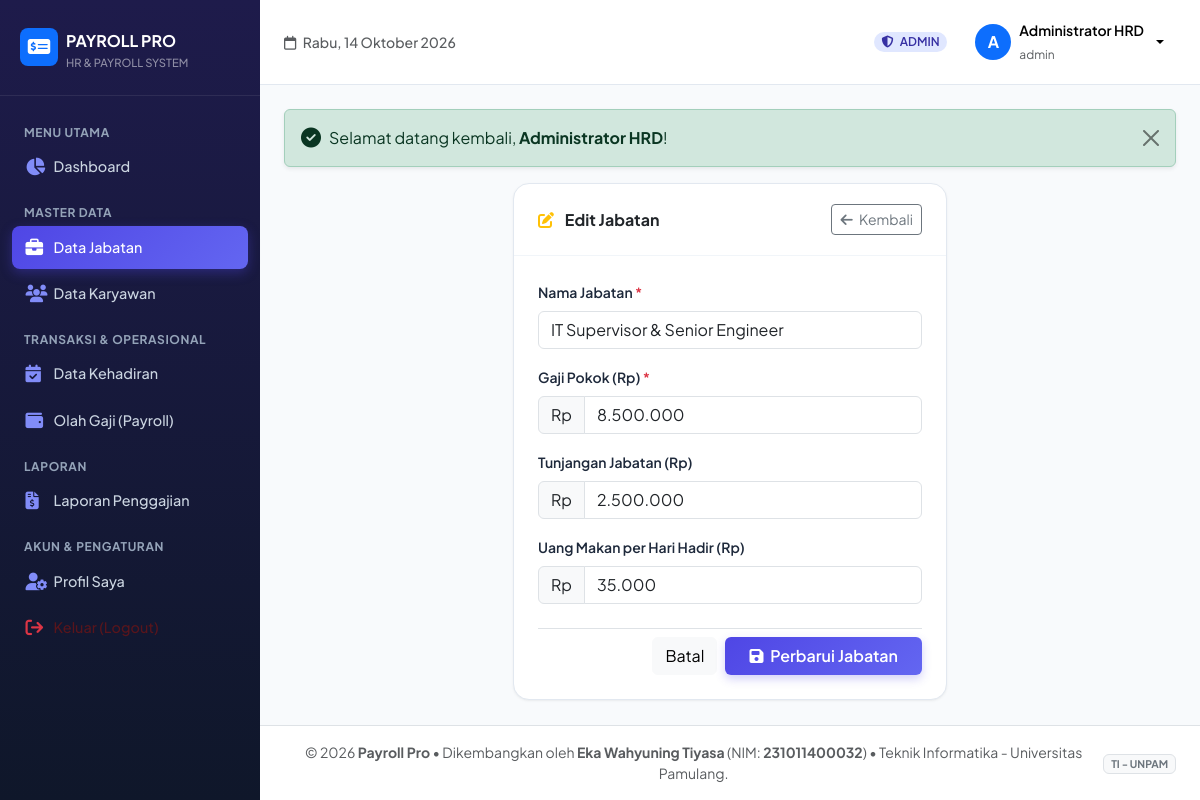
/jabatan/edit.php?id=1 (signed in), run on the app's committed database.
### tables this page shows
CREATE TABLE `jabatan` (
  `id` INT AUTO_INCREMENT PRIMARY KEY,
  `nama_jabatan` VARCHAR(100) NOT NULL,
  `gaji_pokok` DECIMAL(15,2) NOT NULL DEFAULT 0,
  `tunjangan_jabatan` DECIMAL(15,2) NOT NULL DEFAULT 0,
  `uang_makan_per_hari` DECIMAL(15,2) NOT NULL DEFAULT 25000,
  `created_at` TIMESTAMP DEFAULT CURRENT_TIMESTAMP
);

### config/app.php (called while the page is built, shortened)
<?php
function base_url($path = '') {
    $protocol = (!empty($_SERVER['HTTPS']) && $_SERVER['HTTPS'] !== 'off' || (isset($_SERVER['SERVER_PORT']) && $_SERVER['SERVER_PORT'] == 443)) ? "https://" : "http://";
    $host = $_SERVER['HTTP_HOST'] ?? 'localhost';
    $docRoot = realpath($_SERVER['DOCUMENT_ROOT'] ?? '');
    $appRoot = realpath(__DIR__ . '/..');
    $subDir = '';
    if ($docRoot && $appRoot && strpos($appRoot, $docRoot) === 0) {
        $subDir = str_replace('\\', '/', substr($appRoot, strlen($docRoot)));
    } else {
        $script = $_SERVER['SCRIPT_NAME'] ?? '';
        if (stripos($script, '/Aplikasi Gaji') !== false) {
            $subDir = '/Aplikasi Gaji';
        }
    }
    $url = $protocol . $host . rtrim($subDir, '/');
    $path = ltrim($path, '/');
    return $url . ($path !== '' ? '/' . $path : '');
}

### jabatan/edit.php (the view, shortened to what this page needs)
<?php
require_once __DIR__ . '/../config/app.php';
$id = (int)($_GET['id'] ?? 0);
$stmt = $pdo->prepare("SELECT * FROM jabatan WHERE id = ? LIMIT 1");
$stmt->execute([$id]);
$jabatan = $stmt->fetch();
include __DIR__ . '/../includes/header.php';
?>
<div class="row justify-content-center">
    <div class="col-12 col-md-8 col-lg-6">
        <div class="card-modern">
            <div class="card-header-clean d-flex align-items-center justify-content-between">
                <h6 class="fw-bold mb-0 text-dark"><i class="fa-solid fa-pen-to-square text-warning me-2"></i> Edit Jabatan</h6>
                <a href="<?= base_url('jabatan/index.php') ?>" class="btn btn-sm btn-outline-secondary">
                    <i class="fa-solid fa-arrow-left me-1"></i> Kembali
                </a>
            </div>
            <div class="p-4">
                <form method="POST" action="">
                    <div class="mb-3">
                        <label class="form-label small fw-semibold">Nama Jabatan <span class="text-danger">*</span></label>
                        <input type="text" name="nama_jabatan" class="form-control" value="<?= htmlspecialchars($_POST['nama_jabatan'] ?? $jabatan['nama_jabatan']) ?>" required>
                    </div>
                    <div class="mb-3">
                        <label class="form-label small fw-semibold">Gaji Pokok (Rp) <span class="text-danger">*</span></label>
                        <div class="input-group">
                            <span class="input-group-text bg-light">Rp</span>
                            <input type="text" name="gaji_pokok" class="form-control input-currency" value="<?= number_format($_POST['gaji_pokok'] ?? $jabatan['gaji_pokok'], 0, ',', '.') ?>" required>
                        </div>
                    </div>
                    <div class="mb-3">
                        <label class="form-label small fw-semibold">Tunjangan Jabatan (Rp)</label>
                        <div class="input-group">
                            <span class="input-group-text bg-light">Rp</span>
                            <input type="text" name="tunjangan_jabatan" class="form-control input-currency" value="<?= number_format($_POST['tunjangan_jabatan'] ?? $jabatan['tunjangan_jabatan'], 0, ',', '.') ?>">
                        </div>
                    </div>
                    <div class="mb-4">
                        <label class="form-label small fw-semibold">Uang Makan per Hari Hadir (Rp)</label>
                        <div class="input-group">
                            <span class="input-group-text bg-light">Rp</span>
                            <input type="text" name="uang_makan_per_hari" class="form-control input-currency" value="<?= number_format($_POST['uang_makan_per_hari'] ?? $jabatan['uang_makan_per_hari'], 0, ',', '.') ?>">
                        </div>
                    </div>
                    <div class="d-flex justify-content-end gap-2 pt-2 border-top">
                        <a href="<?= base_url('jabatan/index.php') ?>" class="btn btn-light">Batal</a>
                        <button type="submit" class="btn btn-primary-gradient px-4">
                            <i class="fa-solid fa-save me-1"></i> Perbarui Jabatan
                        </button>
                    </div>
                </form>
            </div>
        </div>
    </div>
</div>
<?php include __DIR__ . '/../includes/footer.php'; ?>

### assets/css/style.css (style rules this page uses)
:root { --primary: #4f46e5; --primary-hover: #4338ca; --primary-light: #eef2ff; --secondary: #0ea5e9; --accent: #8b5cf6; --success: #10b981; --warning: #f59e0b; --danger: #ef4444; --dark-bg: #0f172a; --sidebar-bg: #1e1b4b; --sidebar-hover: #312e81; --card-bg: #ffffff; --text-main: #1e293b; --text-muted: #64748b; --border-color: #e2e8f0; }
body { font-family: 'Plus Jakarta Sans', -apple-system, BlinkMacSystemFont, sans-serif; background-color: #f8fafc; color: var(--text-main); min-height: 100vh; }
.card-modern { background: #ffffff; border: 1px solid var(--border-color); border-radius: 1rem; box-shadow: 0 1px 3px 0 rgba(0, 0, 0, 0.05), 0 1px 2px -1px rgba(0, 0, 0, 0.05); transition: all 0.25s ease; }
.card-header-clean { background: transparent; border-bottom: 1px solid #f1f5f9; padding: 1.25rem 1.5rem; }
.btn-primary-gradient { background: linear-gradient(135deg, #4f46e5 0%, #6366f1 100%); color: white; border: none; font-weight: 600; box-shadow: 0 4px 10px rgba(79, 70, 229, 0.25); transition: all 0.2s; }

### data on the page
jabatan: nama_jabatan "IT Supervisor & Senior Engineer", gaji_pokok "8.500.000", tunjangan_jabatan "2.500.000", uang_makan_per_hari "35.000"

### other printed values
$user['role'] "ADMIN"
substr($user['nama_lengkap'], 0, 1) "A"
$user['nama_lengkap'] "Administrator HRD"
$user['username'] "admin"
$msg "Selamat datang kembali, Administrator HRD !"
